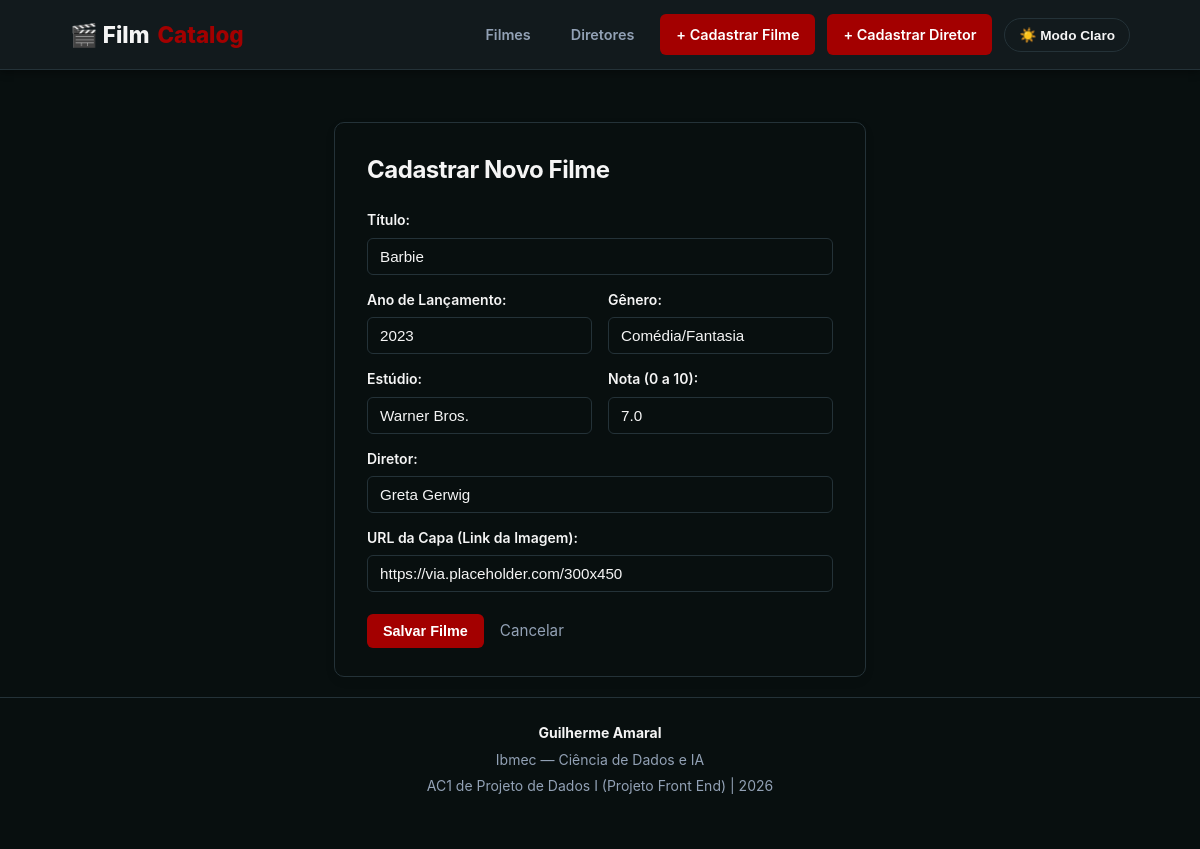
The page /filme/4/editar on the database its author committed.
### tables this page shows
CREATE TABLE filmes (
            id            INTEGER PRIMARY KEY AUTOINCREMENT,
            titulo        TEXT    NOT NULL UNIQUE,
            ano           INTEGER NOT NULL,
            genero        TEXT    NOT NULL,
            diretor_id    INTEGER NOT NULL REFERENCES diretores(id) ON DELETE CASCADE,
            nota          REAL    NOT NULL,
            estudio       TEXT    NOT NULL,
            imagem_url    TEXT,
            sinopse       TEXT
        );

CREATE TABLE diretores (
            id INTEGER PRIMARY KEY AUTOINCREMENT,
            nome TEXT NOT NULL UNIQUE,
            nacionalidade TEXT NOT NULL,
            data_nascimento TEXT NOT NULL
        );

### app.py (the view, shortened to what this page needs)
@app.route("/filme/<int:id_filme>/editar", methods=["GET", "POST"])
def editar_filme(id_filme):
    filme = obter_filme_por_id(id_filme)
    if filme is None:
        return render_template("erro.html", mensagem=f"Filme com ID {id_filme} não foi encontrado"), 404
    return render_template(
        "form_filme.html",
        diretores=listar_diretores(),
        titulo=filme["titulo"],
        ano=filme["ano"],
        genero=filme["genero"],
        diretor_nome=filme["diretor_nome"],
        nota=filme["nota"],
        estudio=filme["estudio"],
        edicao=True,
        imagem_url=filme["imagem_url"],
        id_filme=id_filme
    )

### banco.py (called while the page is built)
def listar_diretores():
    conn = conectar_banco()
    cursor = conn.cursor()
    cursor.execute('SELECT * FROM diretores ORDER BY nome')
    diretores = cursor.fetchall()
    conn.close()
    return diretores

def obter_filme_por_id(id_filme):
    conn = conectar_banco()
    cursor = conn.cursor()
    cursor.execute('''
        SELECT
            filmes.*,
            diretores.nome AS diretor_nome,
            diretores.nacionalidade AS diretor_nacionalidade,
            diretores.data_nascimento AS diretor_nascimento
        FROM filmes
        JOIN diretores ON filmes.diretor_id = diretores.id
        WHERE filmes.id = ?
    ''', (id_filme,))
    filme = cursor.fetchone()
    conn.close()
    return filme

### templates/form_filme.html (shortened to what this page needs)
{% extends 'base.html' %}
{% block conteudo %}
<div class="form-card">
    <h2 class="form-title">Cadastrar Novo Filme</h2>
    <form action="{% if edicao %}{{ url_for('editar_filme', id_filme=id_filme) }}{% else %}{{ url_for('cadastro_filme') }}{% endif %}" method="POST">
        <div class="form-grid">
            <div class="form-group full-width">
                <label for="titulo">Título:</label>
                <input type="text" id="titulo" name="titulo" required
                value="{{ titulo or '' }}">
            </div>
            <div class="form-group">
                <label for="ano">Ano de Lançamento:</label>
                <input type="number" id="ano" name="ano" required
                value="{{ ano or '' }}">
            </div>
            <div class="form-group">
                <label for="genero">Gênero:</label>
                <input type="text" id="genero" name="genero" required
                value="{{ genero or '' }}">
            </div>
            <div class="form-group">
                <label for="estudio">Estúdio:</label>
                <input type="text" id="estudio" name="estudio"
                value="{{ estudio or '' }}">
            </div>
            <div class="form-group">
                <label for="nota">Nota (0 a 10):</label>
                <input type="number" step="0.1" id="nota" name="nota" placeholder="ex: 8.5"
                value="{{ nota or '' }}">
            </div>
            <div class="form-group full-width">
                <label for="id_diretor">Diretor:</label>
                    <input
                    type="text"
                    id="diretor_nome"
                    name="diretor_nome"
                    list="lista-diretores"
                    placeholder="Digite ou selecione um diretor"
                    value="{{ diretor_nome or '' }}"
                    autocomplete="on"
                >
            </div>
            <div class="form-group full-width">
                <label for="imagem_url">URL da Capa (Link da Imagem):</label>
                    <input
                        type="url"
                        id="imagem_url"
                        name="imagem_url"
                        placeholder="https://exemplo.com/imagem.jpg"
                        value="{{ imagem_url or '' }}"
                    >
            </div>
        </div>
        <div class="form-actions">
            <button type="submit" class="btn btn-primary">Salvar Filme</button>
            <a href="/" class="btn-cancel">Cancelar</a>
        </div>
    </form>
</div>
{% endblock %}

### static/style.css (style rules this page uses)
:root { --bg-main: #080F0F; --bg-card: #121A1D; --bg-card-hover: #1A2428; --bg-table-header: #182226; --bg-input: #162024; --border-color: #243238; --border-focus: #A30000; --text-main: #F5F5F5; --text-muted: #92A1B5; --text-inverse: #080F0F; --accent-primary: #A30000; --accent-primary-hover: #C40000; --accent-secondary: #6B0F1A; --accent-steel: #92A1B5; --tag-bg: rgba(163, 0, 0, 0.2); --tag-text: #FF4D4D; --rating-star: #FFC107; --shadow-sm: 0 2px 8px rgba(0, 0, 0, 0.4); --shadow-lg: 0 12px 32px rgba(0, 0, 0, 0.6); --radius-sm: 6px; --radius-md: 10px; --radius-lg: 16px; --transition: all 0.2s cubic-bezier(0.4, 0, 0.2, 1); }
*, *::before, *::after { box-sizing: border-box; margin: 0; padding: 0; }
body { font-family: -apple-system, BlinkMacSystemFont, 'Segoe UI', Roboto, Helvetica, Arial, sans-serif; background-color: var(--bg-main); color: var(--text-main); line-height: 1.6; min-height: 100vh; transition: background-color 0.3s ease, color 0.3s ease; padding-bottom: 60px; }
a { color: var(--accent-steel); text-decoration: none; transition: var(--transition); }
h1, h2, h3, h4 { font-weight: 700; letter-spacing: -0.02em; color: var(--text-main); margin-bottom: 1rem; }
input[type="text"], input[type="number"], input[type="url"], select, textarea, .form-control, .search-input { background: var(--bg-input); border: 1px solid var(--border-color); color: var(--text-main); padding: 10px 14px; border-radius: var(--radius-sm); font-size: 0.95rem; outline: none; transition: var(--transition); }
.form-card { max-width: 640px; margin: 20px auto; padding: 28px 32px; background-color: var(--card-bg); border: 1px solid var(--border-color); border-radius: 10px; box-shadow: 0 4px 12px rgba(0, 0, 0, 0.05); }
.form-title { margin-bottom: 20px; font-size: 1.5rem; color: var(--text-main); }
.form-grid { display: grid; grid-template-columns: 1fr 1fr; gap: 14px 16px; }
.form-group { display: flex; flex-direction: column; gap: 6px; }
.form-group.full-width { grid-column: 1 / -1; }
.form-group label { font-size: 0.875rem; font-weight: 600; color: var(--text-main); }
.form-group input, .form-group select { padding: 9px 12px; border-radius: 6px; border: 1px solid var(--border-color); background-color: var(--card-bg); color: var(--text-main); font-size: 0.95rem; outline: none; transition: border-color 0.2s; }
.form-actions { display: flex; align-items: center; gap: 16px; margin-top: 22px; }
.btn-cancel { color: var(--text-muted); text-decoration: none; font-size: 0.95rem; transition: color 0.2s; }
button, .btn { display: inline-flex; align-items: center; justify-content: center; gap: 6px; padding: 9px 16px; font-size: 0.9rem; font-weight: 600; border-radius: var(--radius-sm); border: 1px solid transparent; cursor: pointer; transition: var(--transition); text-decoration: none; background: var(--bg-card-hover); color: var(--text-main); }
.btn-primary, nav a.btn-primary { background: var(--accent-primary); color: #FFFFFF !important; border: none; }
body { display: flex; flex-direction: column; min-height: 100vh; }

### rows shown on the page
filmes: titulo "Barbie", ano "2023", genero "Comédia/Fantasia", estudio "Warner Bros.", nota "7.0", imagem_url "https://via.placeholder.com/300x450"
diretores: diretor_nome "Greta Gerwig"
